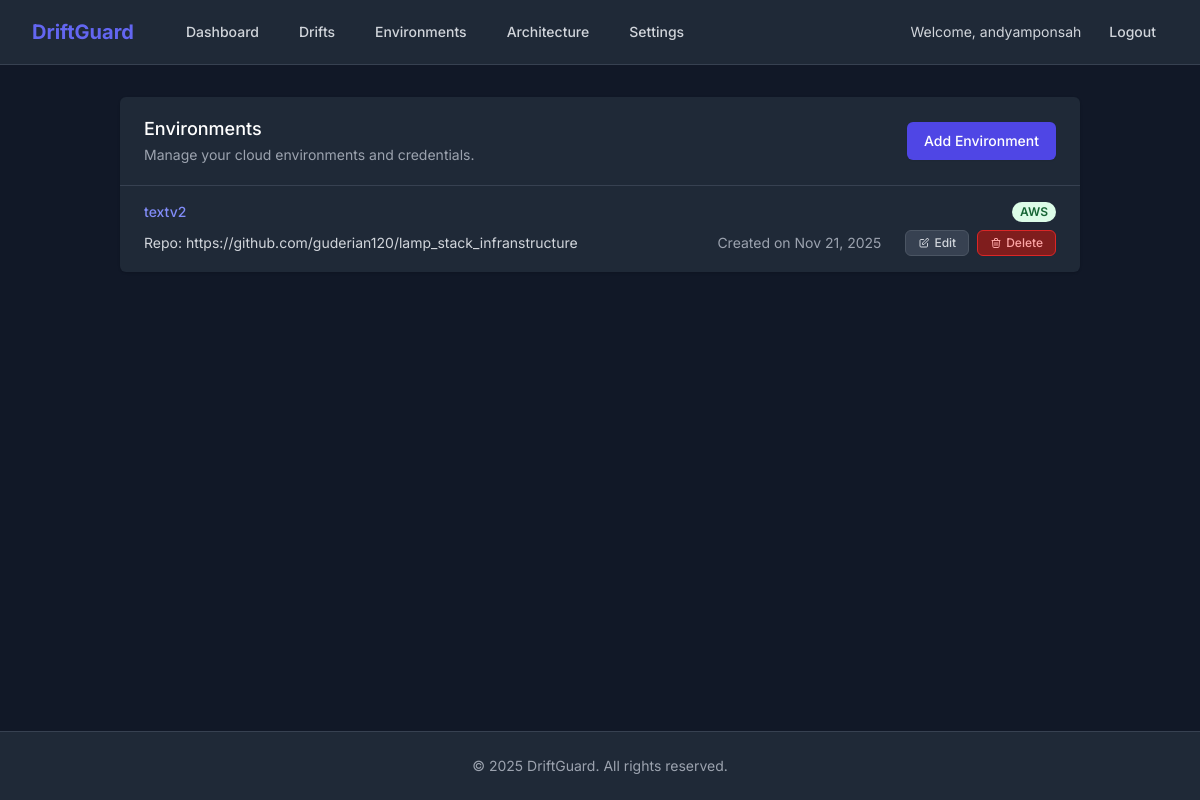
The app's page /integrations/ (signed in) with its own data.
### integrations/models.py (models this page shows, shortened)
class Environment(models.Model):
    PROVIDER_CHOICES = [
        ('AWS', 'Amazon Web Services'),
        ('GCP', 'Google Cloud Platform'),
        ('Azure', 'Microsoft Azure'),
    ]
    name = models.CharField(max_length=100, help_text="Friendly name for this environment (e.g., Production, Staging)")
    provider = models.CharField(max_length=20, choices=PROVIDER_CHOICES, default='AWS')
    aws_access_key = models.CharField(max_length=255, blank=True, null=True)
    aws_secret_key = models.CharField(max_length=255, blank=True, null=True)
    iac_repo_url = models.URLField(max_length=500, blank=True, null=True, help_text="URL of the Infrastructure as Code repository")
    created_at = models.DateTimeField(auto_now_add=True)
    updated_at = models.DateTimeField(auto_now=True)

### integrations/views.py (the view)
# urls.py: path('', views.environment_list, name='list'),
@login_required
def environment_list(request):
    environments = Environment.objects.all().order_by('-created_at')
    return render(request, 'integrations/environment_list.html', {'environments': environments})

### templates/integrations/environment_list.html (shortened to what this page needs)
{% extends 'base.html' %}
{% block content %}
<div class="bg-gray-800 shadow overflow-hidden sm:rounded-md">
    <div class="px-4 py-5 border-b border-gray-700 sm:px-6 flex justify-between items-center">
        <div>
            <h3 class="text-lg leading-6 font-medium text-white">Environments</h3>
            <p class="mt-1 max-w-2xl text-sm text-gray-400">Manage your cloud environments and credentials.</p>
        </div>
        <a href="{% url 'integrations:create' %}"
            class="inline-flex items-center px-4 py-2 border border-transparent text-sm font-medium rounded-md shadow-sm text-white bg-indigo-600 hover:bg-indigo-700 focus:outline-none focus:ring-2 focus:ring-offset-2 focus:ring-indigo-500">
            Add Environment
        </a>
    </div>
    <ul role="list" class="divide-y divide-gray-700">
        {% for env in environments %}
        <li>
            <div class="px-4 py-4 sm:px-6">
                <div class="flex items-center justify-between">
                    <p class="text-sm font-medium text-indigo-400 truncate">{{ env.name }}</p>
                    <div class="ml-2 flex-shrink-0 flex">
                        <p
                            class="px-2 inline-flex text-xs leading-5 font-semibold rounded-full bg-green-100 text-green-800">
                            {{ env.provider }}
                        </p>
                    </div>
                </div>
                <div class="mt-2 sm:flex sm:justify-between">
                    <div class="sm:flex">
                        <p class="flex items-center text-sm text-gray-300">
                            Repo: {{ env.iac_repo_url|default:"Not configured" }}
                        </p>
                    </div>
                    <div class="mt-2 flex items-center gap-2 text-sm text-gray-400 sm:mt-0">
                        <p>
                            Created on <time datetime="{{ env.created_at }}">{{ env.created_at|date:"M d, Y" }}</time>
                        </p>
                        <div class="flex gap-2 ml-4">
                            <a href="{% url 'integrations:update' env.pk %}"
                                class="inline-flex items-center px-3 py-1 border border-gray-600 text-xs font-medium rounded-md text-gray-300 bg-gray-700 hover:bg-gray-600 focus:outline-none focus:ring-2 focus:ring-offset-2 focus:ring-indigo-500">
                                <svg class="h-3 w-3 mr-1" fill="none" stroke="currentColor" viewBox="0 0 24 24">
                                    <path stroke-linecap="round" stroke-linejoin="round" stroke-width="2"
                                        d="M11 5H6a2 2 0 00-2 2v11a2 2 0 002 2h11a2 2 0 002-2v-5m-1.414-9.414a2 2 0 112.828 2.828L11.828 15H9v-2.828l8.586-8.586z" />
                                </svg>
                                Edit
                            </a>
                            <a href="{% url 'integrations:delete' env.pk %}"
                                class="inline-flex items-center px-3 py-1 border border-red-600 text-xs font-medium rounded-md text-red-300 bg-red-900 hover:bg-red-800 focus:outline-none focus:ring-2 focus:ring-offset-2 focus:ring-red-500">
                                <svg class="h-3 w-3 mr-1" fill="none" stroke="currentColor" viewBox="0 0 24 24">
                                    <path stroke-linecap="round" stroke-linejoin="round" stroke-width="2"
                                        d="M19 7l-.867 12.142A2 2 0 0116.138 21H7.862a2 2 0 01-1.995-1.858L5 7m5 4v6m4-6v6m1-10V4a1 1 0 00-1-1h-4a1 1 0 00-1 1v3M4 7h16" />
                                </svg>
                                Delete
                            </a>
                        </div>
                    </div>
                </div>
            </div>
        </li>
        {% empty %}
        <li class="px-4 py-4 sm:px-6 text-gray-400 text-center">
            No environments configured yet.
        </li>
        {% endfor %}
    </ul>
</div>
{% endblock %}

### templates/base.html (shortened to what this page needs)
{% load static %}
<!DOCTYPE html>
<html lang="en">
<head>
    <script src="https://cdn.tailwindcss.com"></script>
</head>
<body class="bg-gray-900 text-gray-100 min-h-screen flex flex-col">
    <nav class="bg-gray-800 border-b border-gray-700">
        <div class="max-w-7xl mx-auto px-4 sm:px-6 lg:px-8">
            <div class="flex items-center justify-between h-16">
                <div class="flex items-center">
                    <div class="flex-shrink-0 text-indigo-500 font-bold text-xl">
                        DriftGuard
                    </div>
                    <div class="hidden md:block">
                        <div class="ml-10 flex items-baseline space-x-4">
                            <a href="{% url 'dashboard:home' %}"
                                class="text-gray-300 hover:bg-gray-700 hover:text-white px-3 py-2 rounded-md text-sm font-medium">Dashboard</a>
                            <a href="{% url 'drifts:list' %}"
                                class="text-gray-300 hover:bg-gray-700 hover:text-white px-3 py-2 rounded-md text-sm font-medium">Drifts</a>
                            <a href="{% url 'integrations:list' %}"
                                class="text-gray-300 hover:bg-gray-700 hover:text-white px-3 py-2 rounded-md text-sm font-medium">Environments</a>
                            <a href="{% url 'core:architecture' %}"
                                class="text-gray-300 hover:bg-gray-700 hover:text-white px-3 py-2 rounded-md text-sm font-medium">Architecture</a>
                            <a href="{% url 'core:settings' %}"
                                class="text-gray-300 hover:bg-gray-700 hover:text-white px-3 py-2 rounded-md text-sm font-medium">Settings</a>
                        </div>
                    </div>
                </div>
                <div class="hidden md:block">
                    <div class="ml-4 flex items-center md:ml-6">
                        {% if user.is_authenticated %}
                        <span class="text-gray-300 text-sm mr-4">Welcome, {{ user.username }}</span>
                        <form method="post" action="{% url 'accounts:logout' %}">
                            <button type="submit"
                                class="text-gray-300 hover:bg-gray-700 hover:text-white px-3 py-2 rounded-md text-sm font-medium">Logout</button>
                        </form>
                        {% else %}
                        <a href="{% url 'accounts:login' %}"
                            class="text-gray-300 hover:bg-gray-700 hover:text-white px-3 py-2 rounded-md text-sm font-medium">Login</a>
                        {% endif %}
                    </div>
                </div>
            </div>
        </div>
    </nav>
    <main class="flex-grow container mx-auto px-4 sm:px-6 lg:px-8 py-8">
        {% block content %}{% endblock %}
    </main>
    <footer class="bg-gray-800 border-t border-gray-700 mt-auto">
        <div class="max-w-7xl mx-auto py-6 px-4 sm:px-6 lg:px-8">
            <p class="text-center text-gray-400 text-sm">&copy; 2025 DriftGuard. All rights reserved.</p>
        </div>
    </footer>
</body>
</html>

### templates/base.html (style rules this page uses)
body { font-family: 'Inter', sans-serif; }

### records on screen
Environment: name "textv2", provider "AWS", iac_repo_url "https://github.com/guderian120/lamp_stack_infranstructure", created_at "Nov 21, 2025"

### other values on screen
{{ user.username }} "andyamponsah"
